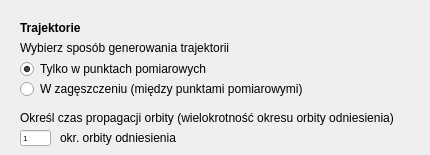
      <widget class="QWidget" name="Settings">
       <attribute name="title">
        <string>Ustawienia</string>
       </attribute>
       <widget class="QLabel" name="label_29">
        <property name="geometry">
         <rect>
          <x>20</x>
          <y>20</y>
          <width>301</width>
          <height>16</height>
         </rect>
        </property>
        <property name="font">
         <font>
          <weight>75</weight>
          <bold>true</bold>
         </font>
        </property>
        <property name="text">
         <string>Trajektorie</string>
        </property>
       </widget>
       <widget class="QLabel" name="label_30">
        <property name="geometry">
         <rect>
          <x>20</x>
          <y>40</y>
          <width>301</width>
          <height>16</height>
         </rect>
        </property>
        <property name="text">
         <string>Wybierz sposób generowania trajektorii</string>
        </property>
       </widget>
       <widget class="QRadioButton" name="onlyMeasurementsButton">
        <property name="geometry">
         <rect>
          <x>20</x>
          <y>60</y>
          <width>301</width>
          <height>18</height>
         </rect>
        </property>
        <property name="text">
         <string>Tylko w punktach pomiarowych</string>
        </property>
        <property name="checked">
         <bool>true</bool>
        </property>
       </widget>
       <widget class="QRadioButton" name="densePlotButton">
        <property name="geometry">
         <rect>
          <x>20</x>
          <y>80</y>
          <width>301</width>
          <height>18</height>
         </rect>
        </property>
        <property name="text">
         <string>W zagęszczeniu (między punktami pomiarowymi)</string>
        </property>
        <property name="checked">
         <bool>false</bool>
        </property>
       </widget>
       <widget class="QLabel" name="label_32">
        <property name="geometry">
         <rect>
          <x>20</x>
          <y>110</y>
          <width>401</width>
          <height>16</height>
         </rect>
        </property>
        <property name="text">
         <string>Określ czas propagacji orbity (wielokrotność okresu orbity odniesienia)</string>
        </property>
       </widget>
       <widget class="QLineEdit" name="multiplePeriods">
        <property name="geometry">
         <rect>
          <x>20</x>
          <y>130</y>
          <width>31</width>
          <height>16</height>
         </rect>
        </property>
        <property name="font">
         <font>
          <pointsize>6</pointsize>
         </font>
        </property>
        <property name="text">
         <string>1</string>
        </property>
        <property name="clearButtonEnabled">
         <bool>false</bool>
        </property>
       </widget>
       <widget class="QLabel" name="label_33">
        <property name="geometry">
         <rect>
          <x>60</x>
          <y>130</y>
          <width>151</width>
          <height>16</height>
         </rect>
        </property>
        <property name="text">
         <string>okr. orbity odniesienia</string>
        </property>
       </widget>
      </widget>
